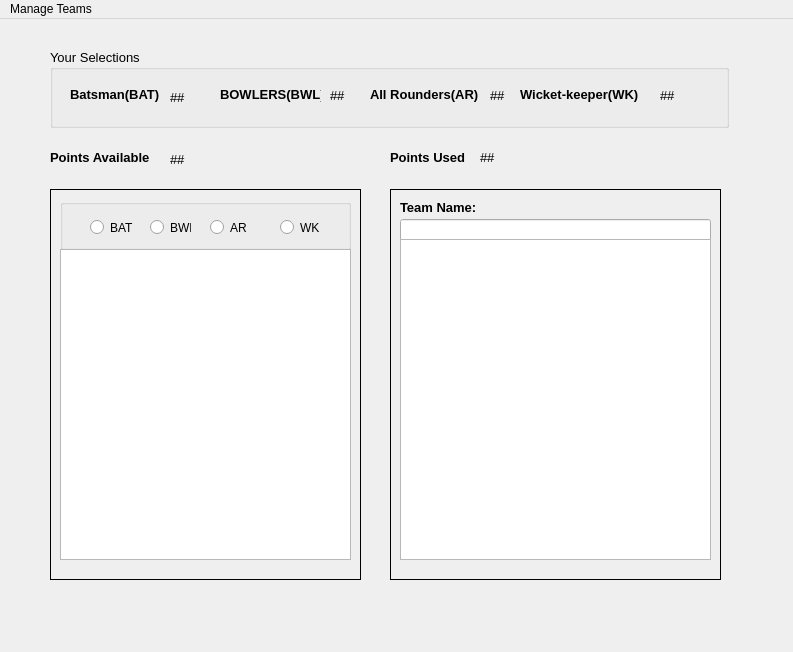
<?xml version="1.0" encoding="UTF-8"?>
<ui version="4.0">
 <class>MainWindow</class>
 <widget class="QMainWindow" name="MainWindow">
  <property name="geometry">
   <rect>
    <x>0</x>
    <y>0</y>
    <width>793</width>
    <height>652</height>
   </rect>
  </property>
  <property name="windowTitle">
   <string>FANTASY LEAGUE</string>
  </property>
  <widget class="QWidget" name="centralwidget">
   <widget class="QGroupBox" name="groupBox">
    <property name="geometry">
     <rect>
      <x>50</x>
      <y>30</y>
      <width>679</width>
      <height>79</height>
     </rect>
    </property>
    <property name="font">
     <font>
      <pointsize>10</pointsize>
     </font>
    </property>
    <property name="autoFillBackground">
     <bool>true</bool>
    </property>
    <property name="title">
     <string>Your Selections</string>
    </property>
    <widget class="QLabel" name="label">
     <property name="geometry">
      <rect>
       <x>20</x>
       <y>25</y>
       <width>101</width>
       <height>41</height>
      </rect>
     </property>
     <property name="font">
      <font>
       <pointsize>10</pointsize>
       <weight>75</weight>
       <bold>true</bold>
      </font>
     </property>
     <property name="text">
      <string>Batsman(BAT)</string>
     </property>
    </widget>
    <widget class="QLabel" name="label_2">
     <property name="geometry">
      <rect>
       <x>120</x>
       <y>40</y>
       <width>21</width>
       <height>16</height>
      </rect>
     </property>
     <property name="font">
      <font>
       <pointsize>10</pointsize>
      </font>
     </property>
     <property name="text">
      <string>##</string>
     </property>
    </widget>
    <widget class="QLabel" name="label_3">
     <property name="geometry">
      <rect>
       <x>170</x>
       <y>25</y>
       <width>101</width>
       <height>41</height>
      </rect>
     </property>
     <property name="font">
      <font>
       <pointsize>10</pointsize>
       <weight>75</weight>
       <bold>true</bold>
      </font>
     </property>
     <property name="text">
      <string>BOWLERS(BWL)</string>
     </property>
    </widget>
    <widget class="QLabel" name="label_4">
     <property name="geometry">
      <rect>
       <x>280</x>
       <y>40</y>
       <width>47</width>
       <height>13</height>
      </rect>
     </property>
     <property name="font">
      <font>
       <pointsize>10</pointsize>
      </font>
     </property>
     <property name="text">
      <string>##</string>
     </property>
    </widget>
    <widget class="QLabel" name="label_5">
     <property name="geometry">
      <rect>
       <x>320</x>
       <y>25</y>
       <width>121</width>
       <height>41</height>
      </rect>
     </property>
     <property name="font">
      <font>
       <pointsize>10</pointsize>
       <weight>75</weight>
       <bold>true</bold>
      </font>
     </property>
     <property name="text">
      <string>All Rounders(AR)</string>
     </property>
    </widget>
    <widget class="QLabel" name="label_6">
     <property name="geometry">
      <rect>
       <x>440</x>
       <y>40</y>
       <width>47</width>
       <height>13</height>
      </rect>
     </property>
     <property name="text">
      <string>##</string>
     </property>
    </widget>
    <widget class="QLabel" name="label_7">
     <property name="geometry">
      <rect>
       <x>470</x>
       <y>25</y>
       <width>131</width>
       <height>41</height>
      </rect>
     </property>
     <property name="font">
      <font>
       <pointsize>10</pointsize>
       <weight>75</weight>
       <bold>true</bold>
      </font>
     </property>
     <property name="text">
      <string>Wicket-keeper(WK)</string>
     </property>
    </widget>
    <widget class="QLabel" name="label_8">
     <property name="geometry">
      <rect>
       <x>610</x>
       <y>40</y>
       <width>47</width>
       <height>13</height>
      </rect>
     </property>
     <property name="font">
      <font>
       <pointsize>10</pointsize>
      </font>
     </property>
     <property name="text">
      <string>##</string>
     </property>
    </widget>
   </widget>
   <widget class="QLabel" name="label_9">
    <property name="geometry">
     <rect>
      <x>50</x>
      <y>130</y>
      <width>111</width>
      <height>16</height>
     </rect>
    </property>
    <property name="font">
     <font>
      <pointsize>10</pointsize>
      <weight>75</weight>
      <bold>true</bold>
     </font>
    </property>
    <property name="text">
     <string>Points Available</string>
    </property>
   </widget>
   <widget class="QLabel" name="label_10">
    <property name="geometry">
     <rect>
      <x>170</x>
      <y>130</y>
      <width>51</width>
      <height>20</height>
     </rect>
    </property>
    <property name="font">
     <font>
      <pointsize>10</pointsize>
     </font>
    </property>
    <property name="text">
     <string>##</string>
    </property>
   </widget>
   <widget class="QLabel" name="label_11">
    <property name="geometry">
     <rect>
      <x>390</x>
      <y>130</y>
      <width>91</width>
      <height>16</height>
     </rect>
    </property>
    <property name="font">
     <font>
      <pointsize>10</pointsize>
      <weight>75</weight>
      <bold>true</bold>
     </font>
    </property>
    <property name="text">
     <string>Points Used</string>
    </property>
   </widget>
   <widget class="QLabel" name="label_12">
    <property name="geometry">
     <rect>
      <x>480</x>
      <y>130</y>
      <width>47</width>
      <height>16</height>
     </rect>
    </property>
    <property name="font">
     <font>
      <pointsize>10</pointsize>
     </font>
    </property>
    <property name="text">
     <string>##</string>
    </property>
   </widget>
   <widget class="QFrame" name="frame_2">
    <property name="geometry">
     <rect>
      <x>390</x>
      <y>170</y>
      <width>331</width>
      <height>391</height>
     </rect>
    </property>
    <property name="autoFillBackground">
     <bool>true</bool>
    </property>
    <property name="frameShape">
     <enum>QFrame::Box</enum>
    </property>
    <property name="frameShadow">
     <enum>QFrame::Plain</enum>
    </property>
    <property name="lineWidth">
     <number>1</number>
    </property>
    <property name="midLineWidth">
     <number>0</number>
    </property>
    <widget class="QLineEdit" name="lineEdit">
     <property name="geometry">
      <rect>
       <x>10</x>
       <y>30</y>
       <width>311</width>
       <height>31</height>
      </rect>
     </property>
    </widget>
    <widget class="QListWidget" name="listWidget">
     <property name="geometry">
      <rect>
       <x>10</x>
       <y>50</y>
       <width>311</width>
       <height>321</height>
      </rect>
     </property>
    </widget>
    <widget class="QLabel" name="label_13">
     <property name="geometry">
      <rect>
       <x>10</x>
       <y>10</y>
       <width>91</width>
       <height>16</height>
      </rect>
     </property>
     <property name="font">
      <font>
       <pointsize>10</pointsize>
       <weight>75</weight>
       <bold>true</bold>
      </font>
     </property>
     <property name="text">
      <string>Team Name:</string>
     </property>
    </widget>
   </widget>
   <widget class="QFrame" name="frame">
    <property name="geometry">
     <rect>
      <x>50</x>
      <y>170</y>
      <width>311</width>
      <height>391</height>
     </rect>
    </property>
    <property name="autoFillBackground">
     <bool>true</bool>
    </property>
    <property name="frameShape">
     <enum>QFrame::Box</enum>
    </property>
    <property name="frameShadow">
     <enum>QFrame::Plain</enum>
    </property>
    <widget class="QGroupBox" name="groupBox_3">
     <property name="geometry">
      <rect>
       <x>10</x>
       <y>10</y>
       <width>291</width>
       <height>51</height>
      </rect>
     </property>
     <property name="autoFillBackground">
      <bool>true</bool>
     </property>
     <property name="title">
      <string/>
     </property>
     <widget class="QRadioButton" name="radioButton">
      <property name="geometry">
       <rect>
        <x>30</x>
        <y>20</y>
        <width>51</width>
        <height>17</height>
       </rect>
      </property>
      <property name="text">
       <string>BAT</string>
      </property>
     </widget>
     <widget class="QRadioButton" name="radioButton_2">
      <property name="geometry">
       <rect>
        <x>90</x>
        <y>20</y>
        <width>41</width>
        <height>17</height>
       </rect>
      </property>
      <property name="text">
       <string>BWL</string>
      </property>
     </widget>
     <widget class="QRadioButton" name="radioButton_3">
      <property name="geometry">
       <rect>
        <x>150</x>
        <y>20</y>
        <width>41</width>
        <height>17</height>
       </rect>
      </property>
      <property name="text">
       <string>AR</string>
      </property>
     </widget>
     <widget class="QRadioButton" name="radioButton_4">
      <property name="geometry">
       <rect>
        <x>220</x>
        <y>20</y>
        <width>41</width>
        <height>17</height>
       </rect>
      </property>
      <property name="text">
       <string>WK</string>
      </property>
     </widget>
    </widget>
    <widget class="QListView" name="listView">
     <property name="geometry">
      <rect>
       <x>10</x>
       <y>60</y>
       <width>291</width>
       <height>311</height>
      </rect>
     </property>
    </widget>
   </widget>
  </widget>
  <widget class="QMenuBar" name="menubar">
   <property name="geometry">
    <rect>
     <x>0</x>
     <y>0</y>
     <width>793</width>
     <height>21</height>
    </rect>
   </property>
   <widget class="QMenu" name="menuManage_Teamsa">
    <property name="title">
     <string>Manage Teams</string>
    </property>
    <addaction name="actionNEW_Team"/>
    <addaction name="actionOPEN_Team"/>
    <addaction name="actionSAVE_Team"/>
    <addaction name="actionEVALUATE_Team"/>
   </widget>
   <addaction name="menuManage_Teamsa"/>
  </widget>
  <action name="actionNEW_Team">
   <property name="text">
    <string>NEW Team</string>
   </property>
   <property name="shortcut">
    <string>Ctrl+N</string>
   </property>
  </action>
  <action name="actionOPEN_Team">
   <property name="text">
    <string>OPEN Team</string>
   </property>
   <property name="shortcut">
    <string>Ctrl+O</string>
   </property>
  </action>
  <action name="actionSAVE_Team">
   <property name="text">
    <string>SAVE Team</string>
   </property>
   <property name="shortcut">
    <string>Ctrl+S</string>
   </property>
  </action>
  <action name="actionEVALUATE_Team">
   <property name="text">
    <string>EVALUATE Team</string>
   </property>
   <property name="shortcut">
    <string>Ctrl+E</string>
   </property>
  </action>
 </widget>
 <resources/>
 <connections/>
</ui>
